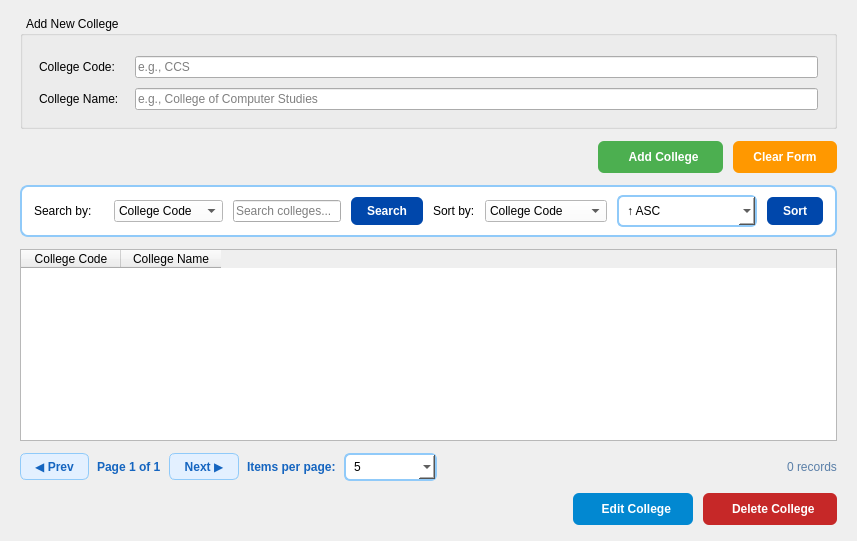
         <widget class="QWidget" name="pageColleges">
          <layout class="QVBoxLayout" name="collegesLayout">
           <property name="spacing">
            <number>12</number>
           </property>
           <property name="leftMargin">
            <number>20</number>
           </property>
           <property name="topMargin">
            <number>16</number>
           </property>
           <property name="rightMargin">
            <number>20</number>
           </property>
           <property name="bottomMargin">
            <number>16</number>
           </property>
           <item>
            <widget class="QGroupBox" name="groupCollege">
             <property name="title">
              <string>  Add New College</string>
             </property>
             <layout class="QFormLayout" name="collegeForm">
              <property name="horizontalSpacing">
               <number>16</number>
              </property>
              <property name="verticalSpacing">
               <number>10</number>
              </property>
              <property name="leftMargin">
               <number>16</number>
              </property>
              <property name="topMargin">
               <number>20</number>
              </property>
              <property name="rightMargin">
               <number>16</number>
              </property>
              <property name="bottomMargin">
               <number>16</number>
              </property>
              <item row="0" column="0">
               <widget class="QLabel" name="label_12">
                <property name="text">
                 <string>College Code:</string>
                </property>
               </widget>
              </item>
              <item row="0" column="1">
               <widget class="QLineEdit" name="lineCollegeCode">
                <property name="placeholderText">
                 <string>e.g., CCS</string>
                </property>
               </widget>
              </item>
              <item row="1" column="0">
               <widget class="QLabel" name="label_13">
                <property name="text">
                 <string>College Name:</string>
                </property>
               </widget>
              </item>
              <item row="1" column="1">
               <widget class="QLineEdit" name="lineCollegeName">
                <property name="placeholderText">
                 <string>e.g., College of Computer Studies</string>
                </property>
               </widget>
              </item>
             </layout>
            </widget>
           </item>
           <item>
            <layout class="QHBoxLayout" name="colBtnRow">
             <property name="spacing">
              <number>10</number>
             </property>
             <item>
              <spacer name="colBtnSpacer">
               <property name="orientation">
                <enum>Qt::Orientation::Horizontal</enum>
               </property>
               <property name="sizeHint" stdset="0">
                <size>
                 <width>40</width>
                 <height>20</height>
                </size>
               </property>
              </spacer>
             </item>
             <item>
              <widget class="QPushButton" name="btnAddCollege">
               <property name="styleSheet">
                <string notr="true">QPushButton {
    background-color: #4CAF50;
    color: white;
    border-radius: 6px;
    padding: 9px 24px;
    font-weight: 700;
}

QPushButton:hover {
    background-color: #0d47a1;
}</string>
               </property>
               <property name="text">
                <string>  Add College</string>
               </property>
              </widget>
             </item>
             <item>
              <widget class="QPushButton" name="btnClearCollege">
               <property name="styleSheet">
                <string notr="true">QPushButton {
    background-color: #FF9800;
    color: white;
    border-radius: 6px;
    padding: 9px 20px;
    font-weight: 700;
}

QPushButton:hover {
    background-color: #0d47a1;
}</string>
               </property>
               <property name="text">
                <string>Clear Form</string>
               </property>
              </widget>
             </item>
            </layout>
           </item>
           <item>
            <widget class="QFrame" name="colSearchFrame">
             <property name="styleSheet">
              <string notr="true">QFrame{background-color:white;border-radius:8px;border:1.5px solid #90caf9;}</string>
             </property>
             <layout class="QHBoxLayout" name="colSearchLayout">
              <property name="spacing">
               <number>10</number>
              </property>
              <property name="leftMargin">
               <number>12</number>
              </property>
              <property name="topMargin">
               <number>8</number>
              </property>
              <property name="rightMargin">
               <number>12</number>
              </property>
              <property name="bottomMargin">
               <number>8</number>
              </property>
              <item>
               <widget class="QLabel" name="labelSearchByCollege">
                <property name="minimumSize">
                 <size>
                  <width>70</width>
                  <height>0</height>
                 </size>
                </property>
                <property name="maximumSize">
                 <size>
                  <width>70</width>
                  <height>16777215</height>
                 </size>
                </property>
                <property name="styleSheet">
                 <string notr="true">QLabel { border: none; background: transparent; }</string>
                </property>
                <property name="text">
                 <string>Search by:</string>
                </property>
               </widget>
              </item>
              <item>
               <widget class="QComboBox" name="comboCollegeSearchField">
                <property name="styleSheet">
                 <string notr="true">QComboBox { background-color: white; }</string>
                </property>
                <item>
                 <property name="text">
                  <string>College Code</string>
                 </property>
                </item>
                <item>
                 <property name="text">
                  <string>College Name</string>
                 </property>
                </item>
               </widget>
              </item>
              <item>
               <widget class="QLineEdit" name="lineSearchCollege">
                <property name="placeholderText">
                 <string>Search colleges...</string>
                </property>
               </widget>
              </item>
              <item>
               <widget class="QPushButton" name="btnSearchCollege">
                <property name="styleSheet">
                 <string notr="true">QPushButton {
    background-color: #0047AB;
    color: white;
    border-radius: 6px;
    padding: 7px 16px;
    font-weight: 700;
}

QPushButton:hover {
    background-color: #36454F;  
}</string>
                </property>
                <property name="text">
                 <string>Search</string>
                </property>
               </widget>
              </item>
              <item>
               <widget class="QLabel" name="labelSortByCollege">
                <property name="styleSheet">
                 <string notr="true">QLabel { border: none; background: transparent; }</string>
                </property>
                <property name="text">
                 <string>Sort by:</string>
                </property>
               </widget>
              </item>
              <item>
               <widget class="QComboBox" name="comboSortCollege">
                <property name="styleSheet">
                 <string notr="true">QComboBox { background-color: white; min-width: 120px; max-width: 120px; }</string>
                </property>
                <item>
                 <property name="text">
                  <string>College Code</string>
                 </property>
                </item>
                <item>
                 <property name="text">
                  <string>College Name</string>
                 </property>
                </item>
               </widget>
              </item>
              <item>
               <widget class="QComboBox" name="comboSortDirCollege">
                <property name="styleSheet">
                 <string notr="true">QComboBox { border:1.5px solid #90caf9; border-radius:6px; padding:6px 8px; font-size:12px; background:white; min-width:120px; max-width:120px; }</string>
                </property>
                <item>
                 <property name="text">
                  <string>↑ ASC</string>
                 </property>
                </item>
                <item>
                 <property name="text">
                  <string>↓ DESC</string>
                 </property>
                </item>
               </widget>
              </item>
              <item>
               <widget class="QPushButton" name="btnSortCollege">
                <property name="styleSheet">
                 <string notr="true">QPushButton {
    background-color: #0047AB;
    color: white;
    border-radius: 6px;
    padding: 7px 16px;
    font-weight: 700;
}

QPushButton:hover {
    background-color: #36454F;  
}</string>
                </property>
                <property name="text">
                 <string>Sort</string>
                </property>
               </widget>
              </item>
             </layout>
            </widget>
           </item>
           <item>
            <widget class="QTableWidget" name="tableColleges">
             <property name="editTriggers">
              <set>QAbstractItemView::EditTrigger::NoEditTriggers</set>
             </property>
             <property name="selectionMode">
              <enum>QAbstractItemView::SelectionMode::SingleSelection</enum>
             </property>
             <property name="selectionBehavior">
              <enum>QAbstractItemView::SelectionBehavior::SelectRows</enum>
             </property>
             <column>
              <property name="text">
               <string>College Code</string>
              </property>
             </column>
             <column>
              <property name="text">
               <string>College Name</string>
              </property>
             </column>
            </widget>
           </item>
           <item>
            <layout class="QHBoxLayout" name="collegePagRow">
             <property name="spacing">
              <number>8</number>
             </property>
             <item>
              <widget class="QPushButton" name="btnCollegePrev">
               <property name="styleSheet">
                <string notr="true">QPushButton { background-color:#e3f0ff; color:#1565c0; border:1px solid #90caf9; border-radius:6px; padding:5px 14px; font-weight:600; font-size:12px; }
QPushButton:hover { background-color:#bbdefb; }
QPushButton:disabled { background-color:#f5f5f5; color:#bdbdbd; border-color:#e0e0e0; }</string>
               </property>
               <property name="text">
                <string>◀ Prev</string>
               </property>
              </widget>
             </item>
             <item>
              <widget class="QLabel" name="labelCollegePage">
               <property name="styleSheet">
                <string notr="true">QLabel { color:#1565c0; font-size:12px; font-weight:600; }</string>
               </property>
               <property name="text">
                <string>Page 1 of 1</string>
               </property>
              </widget>
             </item>
             <item>
              <widget class="QPushButton" name="btnCollegeNext">
               <property name="styleSheet">
                <string notr="true">QPushButton { background-color:#e3f0ff; color:#1565c0; border:1px solid #90caf9; border-radius:6px; padding:5px 14px; font-weight:600; font-size:12px; }
QPushButton:hover { background-color:#bbdefb; }
QPushButton:disabled { background-color:#f5f5f5; color:#bdbdbd; border-color:#e0e0e0; }</string>
               </property>
               <property name="text">
                <string>Next ▶</string>
               </property>
              </widget>
             </item>
             <item>
              <widget class="QLabel" name="labelCollegePageSize">
               <property name="styleSheet">
                <string notr="true">QLabel { color:#1565c0; font-size:12px; font-weight:600; }</string>
               </property>
               <property name="text">
                <string>Items per page:</string>
               </property>
              </widget>
             </item>
             <item>
              <widget class="QComboBox" name="comboCollegePageSize">
               <property name="styleSheet">
                <string notr="true">QComboBox { border:1.5px solid #90caf9; border-radius:6px; padding:4px 8px; font-size:12px; background:white; min-width:55px; }</string>
               </property>
               <item>
                <property name="text">
                 <string>5</string>
                </property>
               </item>
               <item>
                <property name="text">
                 <string>10</string>
                </property>
               </item>
               <item>
                <property name="text">
                 <string>20</string>
                </property>
               </item>
               <item>
                <property name="text">
                 <string>30</string>
                </property>
               </item>
               <item>
                <property name="text">
                 <string>40</string>
                </property>
               </item>
               <item>
                <property name="text">
                 <string>50</string>
                </property>
               </item>
               <item>
                <property name="text">
                 <string>100</string>
                </property>
               </item>
              </widget>
             </item>
             <item>
              <spacer name="collegePagSpacer">
               <property name="orientation">
                <enum>Qt::Orientation::Horizontal</enum>
               </property>
               <property name="sizeHint" stdset="0">
                <size>
                 <width>40</width>
                 <height>20</height>
                </size>
               </property>
              </spacer>
             </item>
             <item>
              <widget class="QLabel" name="labelCollegeTotal">
               <property name="styleSheet">
                <string notr="true">QLabel { color:#5a7fa8; font-size:12px; }</string>
               </property>
               <property name="text">
                <string>0 records</string>
               </property>
              </widget>
             </item>
            </layout>
           </item>
           <item>
            <layout class="QHBoxLayout" name="colActBtnRow">
             <property name="spacing">
              <number>10</number>
             </property>
             <item>
              <spacer name="colActSpacer">
               <property name="orientation">
                <enum>Qt::Orientation::Horizontal</enum>
               </property>
               <property name="sizeHint" stdset="0">
                <size>
                 <width>40</width>
                 <height>20</height>
                </size>
               </property>
              </spacer>
             </item>
             <item>
              <widget class="QPushButton" name="btnEditCollege">
               <property name="styleSheet">
                <string notr="true">QPushButton {
    background-color: #0288d1;
    color: white;
    border-radius: 6px;
    padding: 9px 22px;
    font-weight: 700;
}

QPushButton:hover {
    background-color: #0d47a1;  
}</string>
               </property>
               <property name="text">
                <string>  Edit College</string>
               </property>
              </widget>
             </item>
             <item>
              <widget class="QPushButton" name="btnDeleteCollege">
               <property name="styleSheet">
                <string notr="true">QPushButton {
    background-color: #c62828;
    color: white;
    border-radius: 6px;
    padding: 9px 22px;
    font-weight: 700;
}

QPushButton:hover {
    background-color: #0d47a1;  
}</string>
               </property>
               <property name="text">
                <string>  Delete College</string>
               </property>
              </widget>
             </item>
            </layout>
           </item>
          </layout>
         </widget>
